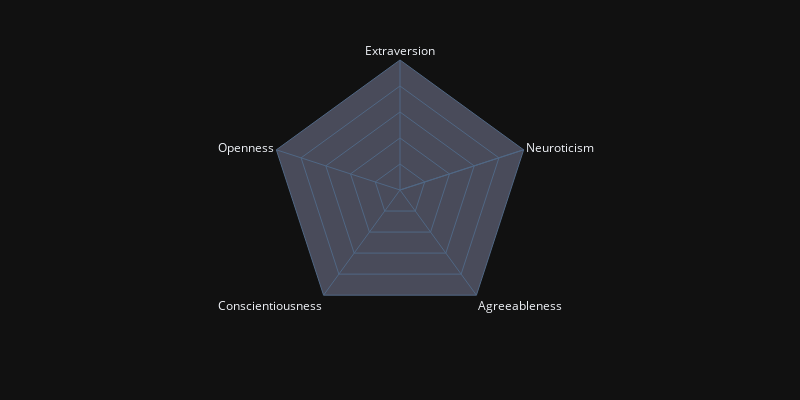

Notebook source saved alongside this figure:
### Code cell
fig = px.line_polar(r = [],
                    theta = personality_prob, 
#                     hover_name = personality_prob,
                    line_close = True, 
                    color_discrete_sequence = ['lightcoral'],
                    template = 'plotly_dark',
                    width=800, height=400
                   )

fig.update_polars(angularaxis_showgrid=True,
                  radialaxis_gridwidth=0,
                  gridshape='linear',
                  bgcolor="#494b5a",
                  radialaxis_showticklabels=False
                  )

fig.show()

### Figure 1 — Plotly figure (JSON) as saved in the notebook; plotly's stock layout.template omitted (floating-point values rounded to 4 significant figures)
{"data": [{"hovertemplate": "r=%{r}<br>theta=%{theta}<extra></extra>", "legendgroup": "", "line": {"color": "lightcoral", "dash": "solid"}, "marker": {"symbol": "circle"}, "mode": "lines", "name": "", "r": [null, null, null, null, null, null], "showlegend": false, "subplot": "polar", "theta": ["Extraversion", "Neuroticism", "Agreeableness", "Conscientiousness", "Openness", "Extraversion"], "type": "scatterpolar"}], "layout": {"height": 400, "legend": {"tracegroupgap": 0}, "margin": {"t": 60}, "polar": {"angularaxis": {"direction": "clockwise", "rotation": 90, "showgrid": true}, "bgcolor": "#494b5a", "domain": {"x": [0, 1], "y": [0, 1]}, "gridshape": "linear", "radialaxis": {"gridwidth": 0, "showticklabels": false}}, "width": 800}}
